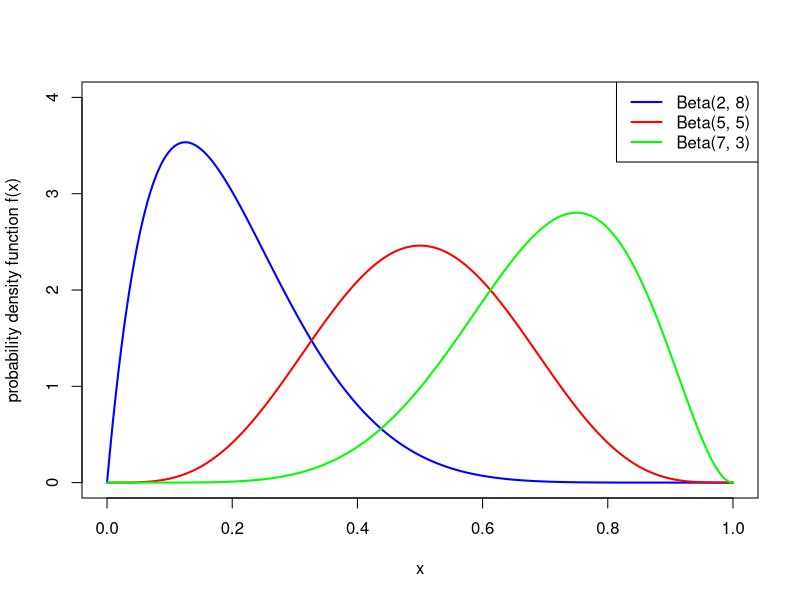
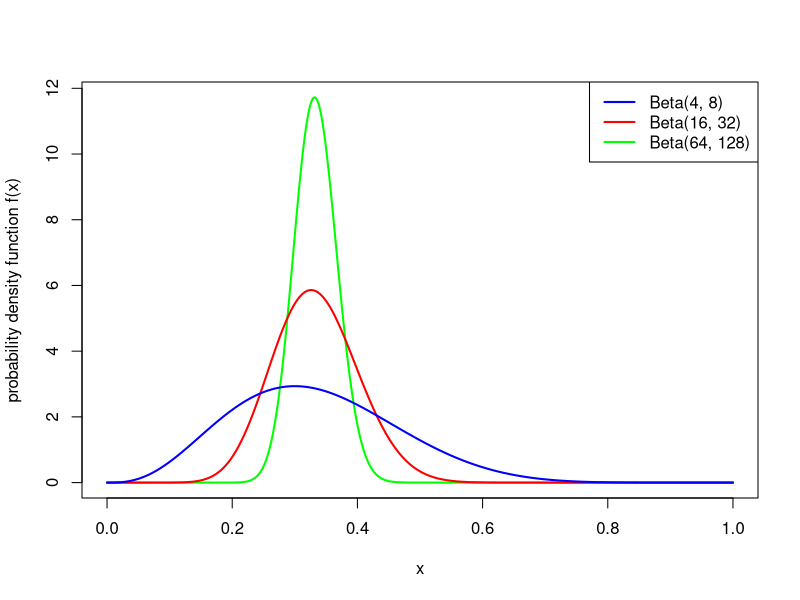

R code for these plots, in order:
## ---- chunk 1
curve(dbeta(x, 2, 8), type = "l", n = 1001, lwd = 2, col = "blue", from = 0, to = 1, ylab = "probability density function f(x)", ylim = c(0,4))
curve(dbeta(x, 5, 5), type = "l", n = 1001, lwd = 2, col = "red", add = TRUE)
curve(dbeta(x, 7, 3), type = "l", n = 1001, lwd = 2, col = "green", add = TRUE)
legend("topright", c("Beta(2, 8)", "Beta(5, 5)", "Beta(7, 3)"), col = c("blue", "red", "green"), lwd = 2)
## ---- chunk 2
curve(dbeta(x, 64, 128), type = "l", n = 1001, lwd = 2, col = "green", from = 0, to = 1, ylab = "probability density function f(x)")
curve(dbeta(x, 16, 32), type = "l", n = 1001, lwd = 2, col = "red", add = TRUE)
curve(dbeta(x, 4, 8), type = "l", n = 1001, lwd = 2, col = "blue", add = TRUE)
legend("topright", c("Beta(4, 8)", "Beta(16, 32)", "Beta(64, 128)"), col = c("blue", "red", "green"), lwd = 2)
